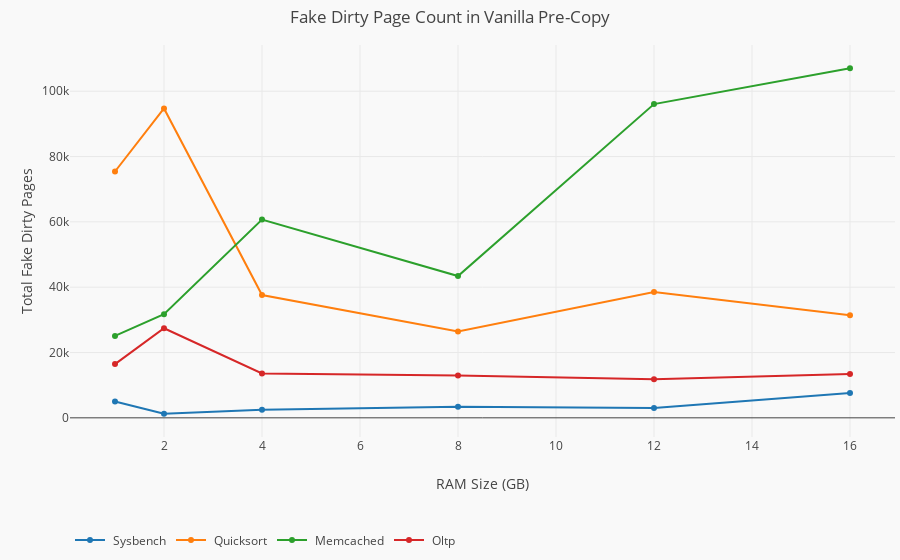

Here is the notebook cell this chart was saved with:
### Code cell
fd_plot(method = "Vanilla")

### Figure 1 — Plotly figure (JSON) as saved in the notebook; plotly's stock layout.template omitted (floating-point values rounded to 4 significant figures)
{"data": [{"mode": "lines+markers", "name": " Sysbench", "x": ["1", "2", "4", "8", "12", "16"], "y": [5021.0, 1282.0, 2497.0, 3429.0, 2984.0, 7608.0], "type": "scatter"}, {"mode": "lines+markers", "name": " Quicksort", "x": ["1", "2", "4", "8", "12", "16"], "y": [75430.0, 94740.0, 37600.0, 26410.0, 38500.0, 31400.0], "type": "scatter"}, {"mode": "lines+markers", "name": " Memcached", "x": ["1", "2", "4", "8", "12", "16"], "y": [25080.0, 31720.0, 60700.0, 43420.0, 96070.0, 107000.0], "type": "scatter"}, {"mode": "lines+markers", "name": " Oltp", "x": ["1", "2", "4", "8", "12", "16"], "y": [16450.0, 27430.0, 13580.0, 12950.0, 11780.0, 13450.0], "type": "scatter"}], "layout": {"xaxis": {"title": {"text": "RAM Size (GB)"}}, "yaxis": {"title": {"text": "Total Fake Dirty Pages"}}, "margin": {"t": 45, "r": 5, "l": 70, "b": 45, "autoexpand": true}, "legend": {"orientation": "h", "yanchor": "bottom", "y": -0.3}, "title": {"text": "Fake Dirty Page Count in Vanilla Pre-Copy"}, "paper_bgcolor": "#F9F9F9", "plot_bgcolor": "#F9F9F9"}}
